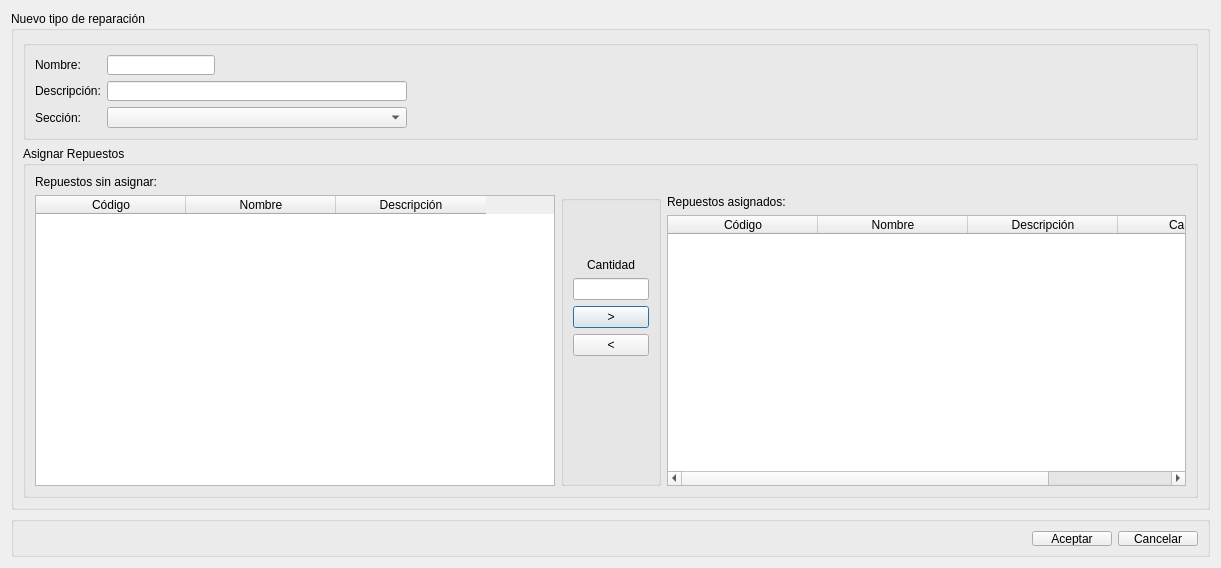
<?xml version="1.0" encoding="UTF-8"?>
<ui version="4.0">
 <class>DialogAltaTipoReparacion</class>
 <widget class="QDialog" name="DialogAltaTipoReparacion">
  <property name="geometry">
   <rect>
    <x>0</x>
    <y>0</y>
    <width>1221</width>
    <height>568</height>
   </rect>
  </property>
  <property name="windowTitle">
   <string>Alta Tipo de Reparación</string>
  </property>
  <layout class="QVBoxLayout" name="verticalLayout">
   <item>
    <widget class="QGroupBox" name="groupBox">
     <property name="title">
      <string>Nuevo tipo de reparación</string>
     </property>
     <layout class="QVBoxLayout" name="verticalLayout_2">
      <item>
       <widget class="QGroupBox" name="groupBox_3">
        <property name="maximumSize">
         <size>
          <width>16777215</width>
          <height>100</height>
         </size>
        </property>
        <property name="title">
         <string/>
        </property>
        <layout class="QFormLayout" name="formLayout">
         <property name="fieldGrowthPolicy">
          <enum>QFormLayout::AllNonFixedFieldsGrow</enum>
         </property>
         <item row="0" column="0">
          <widget class="QLabel" name="label">
           <property name="text">
            <string>Nombre:</string>
           </property>
          </widget>
         </item>
         <item row="0" column="1">
          <widget class="QLineEdit" name="lineEditNombre">
           <property name="sizePolicy">
            <sizepolicy hsizetype="Fixed" vsizetype="Fixed">
             <horstretch>0</horstretch>
             <verstretch>0</verstretch>
            </sizepolicy>
           </property>
           <property name="toolTip">
            <string>Ingrese aquí el nombre de la nueva sección</string>
           </property>
          </widget>
         </item>
         <item row="1" column="0">
          <widget class="QLabel" name="label_5">
           <property name="text">
            <string>Descripción:</string>
           </property>
          </widget>
         </item>
         <item row="1" column="1">
          <widget class="QLineEdit" name="lineEditDescripcion">
           <property name="maximumSize">
            <size>
             <width>300</width>
             <height>16777215</height>
            </size>
           </property>
          </widget>
         </item>
         <item row="2" column="0">
          <widget class="QLabel" name="label_2">
           <property name="text">
            <string>Sección:</string>
           </property>
          </widget>
         </item>
         <item row="2" column="1">
          <widget class="QComboBox" name="comboBoxSeccion">
           <property name="maximumSize">
            <size>
             <width>300</width>
             <height>16777215</height>
            </size>
           </property>
          </widget>
         </item>
        </layout>
       </widget>
      </item>
      <item>
       <widget class="QGroupBox" name="groupBox_2">
        <property name="title">
         <string>Asignar Repuestos</string>
        </property>
        <layout class="QGridLayout" name="gridLayout">
         <item row="1" column="1">
          <widget class="QGroupBox" name="groupBox_4">
           <property name="maximumSize">
            <size>
             <width>100</width>
             <height>16777215</height>
            </size>
           </property>
           <property name="title">
            <string/>
           </property>
           <layout class="QVBoxLayout" name="verticalLayout_3">
            <item>
             <layout class="QVBoxLayout" name="verticalLayout_5">
              <item>
               <spacer name="verticalSpacer_2">
                <property name="orientation">
                 <enum>Qt::Vertical</enum>
                </property>
                <property name="sizeType">
                 <enum>QSizePolicy::Minimum</enum>
                </property>
                <property name="sizeHint" stdset="0">
                 <size>
                  <width>20</width>
                  <height>3</height>
                 </size>
                </property>
               </spacer>
              </item>
              <item>
               <spacer name="verticalSpacer_3">
                <property name="orientation">
                 <enum>Qt::Vertical</enum>
                </property>
                <property name="sizeType">
                 <enum>QSizePolicy::Minimum</enum>
                </property>
                <property name="sizeHint" stdset="0">
                 <size>
                  <width>20</width>
                  <height>45</height>
                 </size>
                </property>
               </spacer>
              </item>
              <item>
               <layout class="QVBoxLayout" name="verticalLayout_6">
                <item>
                 <widget class="QLabel" name="label_7">
                  <property name="text">
                   <string>Cantidad</string>
                  </property>
                  <property name="alignment">
                   <set>Qt::AlignCenter</set>
                  </property>
                 </widget>
                </item>
                <item>
                 <widget class="QLineEdit" name="lineEditCantidad"/>
                </item>
               </layout>
              </item>
              <item>
               <widget class="QPushButton" name="pushButtonAsignarRepuesto">
                <property name="toolTip">
                 <string>Haga click aquí para agregar el empleado seleccionado a la sección</string>
                </property>
                <property name="whatsThis">
                 <string>Agrega el empleado seleccionado a la sección</string>
                </property>
                <property name="text">
                 <string>&gt;</string>
                </property>
               </widget>
              </item>
              <item>
               <widget class="QPushButton" name="pushButtonDesasignarRepuesto">
                <property name="toolTip">
                 <string>Haga click aquí para quitar el empleado seleccionado de la sección</string>
                </property>
                <property name="text">
                 <string>&lt;</string>
                </property>
               </widget>
              </item>
              <item>
               <spacer name="verticalSpacer">
                <property name="orientation">
                 <enum>Qt::Vertical</enum>
                </property>
                <property name="sizeHint" stdset="0">
                 <size>
                  <width>20</width>
                  <height>40</height>
                 </size>
                </property>
               </spacer>
              </item>
             </layout>
            </item>
           </layout>
          </widget>
         </item>
         <item row="1" column="0">
          <widget class="QTableWidget" name="tableWidgetRepuestosSinAsignar">
           <attribute name="horizontalHeaderDefaultSectionSize">
            <number>150</number>
           </attribute>
           <column>
            <property name="text">
             <string>Código</string>
            </property>
           </column>
           <column>
            <property name="text">
             <string>Nombre</string>
            </property>
           </column>
           <column>
            <property name="text">
             <string>Descripción</string>
            </property>
           </column>
          </widget>
         </item>
         <item row="1" column="3">
          <layout class="QVBoxLayout" name="verticalLayout_4">
           <item>
            <widget class="QLabel" name="label_3">
             <property name="text">
              <string>Repuestos asignados:</string>
             </property>
            </widget>
           </item>
           <item>
            <widget class="QTableWidget" name="tableWidgetRepuestosAsignados">
             <attribute name="horizontalHeaderDefaultSectionSize">
              <number>150</number>
             </attribute>
             <column>
              <property name="text">
               <string>Código</string>
              </property>
             </column>
             <column>
              <property name="text">
               <string>Nombre</string>
              </property>
             </column>
             <column>
              <property name="text">
               <string notr="true">Descripción</string>
              </property>
             </column>
             <column>
              <property name="text">
               <string>Cantidad</string>
              </property>
             </column>
            </widget>
           </item>
          </layout>
         </item>
         <item row="0" column="0">
          <widget class="QLabel" name="label_4">
           <property name="text">
            <string>Repuestos sin asignar:</string>
           </property>
          </widget>
         </item>
        </layout>
       </widget>
      </item>
     </layout>
    </widget>
   </item>
   <item>
    <widget class="QGroupBox" name="groupBoxButtonBox">
     <property name="minimumSize">
      <size>
       <width>271</width>
       <height>41</height>
      </size>
     </property>
     <property name="maximumSize">
      <size>
       <width>16777215</width>
       <height>41</height>
      </size>
     </property>
     <property name="title">
      <string/>
     </property>
     <layout class="QGridLayout" name="gridLayout_2">
      <property name="leftMargin">
       <number>9</number>
      </property>
      <property name="topMargin">
       <number>9</number>
      </property>
      <property name="rightMargin">
       <number>9</number>
      </property>
      <property name="bottomMargin">
       <number>8</number>
      </property>
      <item row="0" column="1">
       <widget class="QPushButton" name="pushButtonAceptar">
        <property name="text">
         <string>Aceptar</string>
        </property>
       </widget>
      </item>
      <item row="0" column="2">
       <widget class="QPushButton" name="pushButtonCancelar">
        <property name="text">
         <string>Cancelar</string>
        </property>
       </widget>
      </item>
      <item row="0" column="0">
       <spacer name="horizontalSpacer_2">
        <property name="orientation">
         <enum>Qt::Horizontal</enum>
        </property>
        <property name="sizeHint" stdset="0">
         <size>
          <width>40</width>
          <height>20</height>
         </size>
        </property>
       </spacer>
      </item>
     </layout>
    </widget>
   </item>
  </layout>
 </widget>
 <resources/>
 <connections>
  <connection>
   <sender>pushButtonAceptar</sender>
   <signal>clicked()</signal>
   <receiver>DialogAltaTipoReparacion</receiver>
   <slot>accept()</slot>
   <hints>
    <hint type="sourcelabel">
     <x>1094</x>
     <y>539</y>
    </hint>
    <hint type="destinationlabel">
     <x>994</x>
     <y>565</y>
    </hint>
   </hints>
  </connection>
  <connection>
   <sender>pushButtonCancelar</sender>
   <signal>clicked()</signal>
   <receiver>DialogAltaTipoReparacion</receiver>
   <slot>reject()</slot>
   <hints>
    <hint type="sourcelabel">
     <x>1185</x>
     <y>540</y>
    </hint>
    <hint type="destinationlabel">
     <x>1163</x>
     <y>567</y>
    </hint>
   </hints>
  </connection>
 </connections>
</ui>
